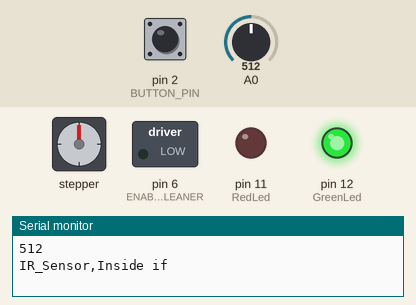
The sketch below on a simulated Arduino Uno, built with avr-gcc and run on an emulated ATmega328P. Shown: stepper motor, switched loads named in the sketch (green lamp = pin HIGH), output pins drawn as LEDs (lit = HIGH), the last lines printed to the serial monitor. Wiring (inferred from the names in the program): stepper motor driver (200 steps per turn assumed): step pin 8; direction pin 7; enable pin 13. Inputs (shaded band) come from the test bench; at power-on: pin 2 (BUTTON_PIN) HIGH, A0 = 512. Pins used as bus, display or sensor lines are not drawn.

Above: at 1.2 s.
1.3 s: pin 2 (BUTTON_PIN) pulled LOW for 1 s
At 6.7 s:
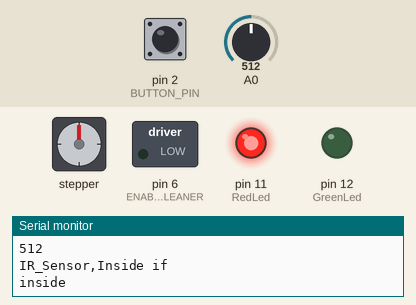
At 13.4 s:
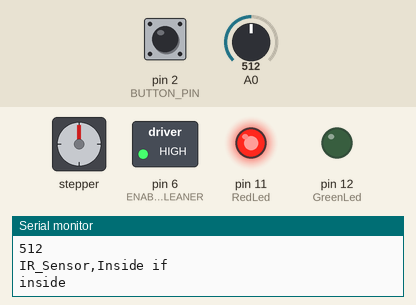
Timing chart, 0 to 18.8 s (numbered marks = the images above; inputs shaded):
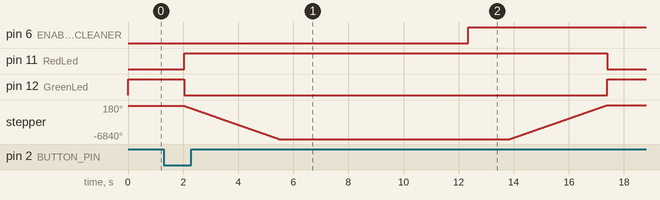

Measured:
- after the input at 1.3 s, pin 6 (ENABLE_PIN_CLEANER): LOW → HIGH after 11.1 s; pin 11 (RedLed): LOW → HIGH after 0.73 s, → LOW 15.4 s later; pin 12 (GreenLed): HIGH → LOW after 0.73 s, → HIGH 15.4 s later; stepper: turns 6840° counter-clockwise in 3.4 s, then 7020° clockwise in 3.5 s

The sketch:

Eraser1_0.ino
```cpp
//Cleaner Pins
#define DIR_PIN_CLEANER 0
#define STEP_PIN_CLEANER 1
#define BUTTON_PIN 2
#define ENABLE_PIN_CLEANER 6
//Lid Pins
#define DIR_PIN_LID 7
#define STEP_PIN_LID 8
#define ENABLE_PIN_LID 13
//IR Sensor Pins
#define IR_SENSOR-PIN 0
//Pressure Sensor
#define Pressure_Sensor_PIN 1
// speeds
#define speed_delay_cleaner 350        // higher speed delay = lower speed
#define speed_delay_lid   450        // higher speed delay = lower speed
//LED
#define GreenLed 12
#define RedLed 11

//Initilization
int buttonState =0;                    //setting button state to be zero to make sure safe start
boolean personPresent = false;
int sensorPresentHighLimit= 700;
  int sensorPresentLowLimit=300;
  int sensorNotPresentHighLimit=250;
  int sensorNotPresentLowLimit=0;

// setting up pins
void setup() {
  //LED
  pinMode(RedLed, OUTPUT);
  pinMode(GreenLed,OUTPUT);
  // Cleaner Pin Initilization
  pinMode(DIR_PIN_CLEANER, OUTPUT);                    //Direction PIN for Stepper motor
  pinMode(STEP_PIN_CLEANER, OUTPUT);                   //Step pin for Stepper motor
  pinMode(ENABLE_PIN_CLEANER,OUTPUT);                  //Enable pin for stepper motor

  pinMode(BUTTON_PIN,INPUT);                           //Switch PIN

  // Lid Pin Initilization
  pinMode(DIR_PIN_LID, OUTPUT);                        //Direction PIN for Stepper motor
  pinMode(STEP_PIN_LID, OUTPUT);                       //Step pin for Stepper motor
  pinMode(ENABLE_PIN_LID,OUTPUT);                      //Enable pin for stepper motor
  Serial.begin(9600);


}

void loop() {
  buttonState = digitalRead(BUTTON_PIN);      //Check for Switch

                                              //we are going to have check for sensor


  digitalWrite(GreenLed, HIGH);   // turn the Green LED on (HIGH is the voltage level)

   if(buttonState== LOW || safeToTrigger() && nobodySeating()  )                      // check for button or sensor
  {
    digitalWrite(GreenLed, LOW);    // turn the LED off by making the voltage LOW
    digitalWrite(RedLed, HIGH);   // turn the LED on (HIGH is the voltage level)

    Serial.println("inside");
    closeLid();
    delay(1500);
    startCleaning();
    delay(1500);
    openLid();

    digitalWrite(RedLed, LOW);    // turn the LED off by making the voltage LOW
  }

}


///////////////////////////////////////////////////////////////////////////
//                          Open Lid
///////////////////////////////////////////////////////////////////////////
void openLid(){
    rotateLidUp(1,HIGH);      //Number of rotation - Direction     **Change rotateLid function for more accurte lid movement
}
///////////////////////////////////////////////////////////////////////////
//                          Close Lid
///////////////////////////////////////////////////////////////////////////
void closeLid(){
   rotateLid(1,LOW);       //Number of rotation - Direction       **Change rotateLid function for more accurte lid movement
}
/////////////////////////////////////////////////////////////////////////////
//                          Start Cleaning
///////////////////////////////////////////////////////////////////////////
void startCleaning(){
  rotateCleaner(2,LOW);      //Number of rotation - Direction
}
///////////////////////////////////////////////////////////////////////////////////////////////////////////////////////////////
///////////////////////////////////////////////////////////////////////////////////////////////////////////////////////////////
//                                                    TOOLS
//////////////////////////////////////////////////////////////////////////////////////////////////////////////////////////////
//////////////////////////////////////////////////////////////////////////////////////////////////////////////////////////////


/////////////////////////////////////////////////////////////////////////////
//                          Cleaner Rotation
////////////////////////////////////////////////////////////////////////////
//Check speed and direction and # rotation base on 200 step and 19 gear reduction = 1 rotation
void rotateCleaner(int rotations ,int dir){

    digitalWrite(ENABLE_PIN_CLEANER,LOW);                  // Enable should be low for motor to start
    digitalWrite(DIR_PIN_CLEANER,dir);                    //Setting up direction base on function input

    int steps = rotations*200*19;                        //calculating number of steps
    // doing each stap and have a delay in between to make it slower
    for(int i=0; i < steps; i++)
    {
      digitalWrite(STEP_PIN_CLEANER, HIGH);            // one step on
      delayMicroseconds(speed_delay_cleaner);                 // delay
      digitalWrite(STEP_PIN_CLEANER, LOW);           //stop
      delayMicroseconds(speed_delay_cleaner);       //dealy
    }

  digitalWrite(ENABLE_PIN_CLEANER,HIGH);
}

/////////////////////////////////////////////////////////////////////////////
//                         Lid Rotation
///////////////////////////////////////////////////////////////////////////
//Check speed and direction and # rotation base on 200 step and 27 gear reduction = 1 rotation
void rotateLid(int rotations ,int dir){

    digitalWrite(ENABLE_PIN_LID,LOW);                    // Enable should be low for motor to start
    digitalWrite(DIR_PIN_LID,dir);                      //Setting up direction base on function input

    int steps = rotations*200*19;//calculating number of steps
    // doing each stap and have a delay in between to make it slower
    for(int i=0; i < steps; i++)
    {
      digitalWrite(STEP_PIN_LID, HIGH);                 // one step on
      delayMicroseconds(speed_delay_lid);                  // delay
      digitalWrite(STEP_PIN_LID, LOW);                //stop
      delayMicroseconds(speed_delay_lid);            //dealy
    }

  digitalWrite(ENABLE_PIN_LID,HIGH);
}
/////////////////////////////////////////////////////////////////////////////
//                         Safe Trigger
/////////////////////////////////////////////////////////////////////////////
boolean safeToTrigger(){
  boolean safeToTrigger =false;

  int IR_Sensor = analogRead(0);
  Serial.println(IR_Sensor);
  int i =0;

  if (analogRead(0) < sensorPresentHighLimit && analogRead(0) > sensorPresentLowLimit && !personPresent){
    Serial.println("IR_Sensor,Inside if");
     personPresent = irSensorPresentCheck();

    }else if(analogRead(0) < sensorNotPresentHighLimit && analogRead(0) > sensorNotPresentLowLimit && personPresent){
      //check to see if person left bathroom !!!
      personPresent = irSensorNotPresentCheck();
      if(!personPresent){
        safeToTrigger =true;
        Serial.println("True");
      }

    }


  return safeToTrigger;
}

/////////////////////////////////////////////////////////////////////////////
//                       Person Present
/////////////////////////////////////////////////////////////////////////////
boolean irSensorPresentCheck(){
  //limits - it need to be defined

  int IR_Sensor = analogRead(0);
  int i ;
  boolean present ;

  for(i=0;i<100;i++){
     if (analogRead(0) < sensorNotPresentHighLimit && analogRead(0) > sensorNotPresentLowLimit){

      return false;


    }
  }
  delay(1000);
  for(i=0;i<100;i++){
     if (analogRead(0) < sensorNotPresentHighLimit && analogRead(0) > sensorNotPresentLowLimit){

      return false;


    }
  }
  delay(1000);
  for(i=0;i<100;i++){
     if (analogRead(0) < sensorNotPresentHighLimit && analogRead(0) > sensorNotPresentLowLimit){

      return false;

    Serial.println("Just checking");
     }
  }

  return true ;
}
/////////////////////////////////////////////////////////////////////////////
//                         Person Not present
/////////////////////////////////////////////////////////////////////////////
boolean irSensorNotPresentCheck(){
  //limits - it need to be defined above


  int i;
 for(i=0;i<300;i++){                                                                            // 2 seacond dealy and checking if person present
  if (analogRead(0) < sensorPresentHighLimit && analogRead(0) > sensorPresentLowLimit ){        // if person present then return true
    Serial.println("here");
    return true; //wrong trigger

    }
    delay(10);
 }

 return false;                                                                                // if person not present then return false
}
/////////////////////////////////////////////////////////////////////////////
//                         Nobay Seating
/////////////////////////////////////////////////////////////////////////////
boolean nobodySeating(){
  boolean seating = false ;
  int sensorHighLimit = 11;
  int sensorLowLimit =7;
  Serial.println("Pressure_Sensor,Function");
  Serial.println(analogRead(1));
  delay(500);
  if(analogRead(1)> sensorHighLimit  || analogRead(1)==0){                     //check if somebody seating or seat is up
   Serial.println("Pressure_Sensor,Function");
    return false ;
  }
  return true;                                                                            //retuen true if nobody seating
}
void rotateLidUp(int rotations ,int dir){

    digitalWrite(ENABLE_PIN_LID,LOW);                    // Enable should be low for motor to start
    digitalWrite(DIR_PIN_LID,dir);                      //Setting up direction base on function input

    int steps = rotations*200*19.5;//calculating number of steps
    // doing each stap and have a delay in between to make it slower
    for(int i=0; i < steps; i++)
    {
      digitalWrite(STEP_PIN_LID, HIGH);                 // one step on
      delayMicroseconds(speed_delay_lid);                  // delay
      digitalWrite(STEP_PIN_LID, LOW);                //stop
      delayMicroseconds(speed_delay_lid);            //dealy
    }

  digitalWrite(ENABLE_PIN_LID,HIGH);
}
```
